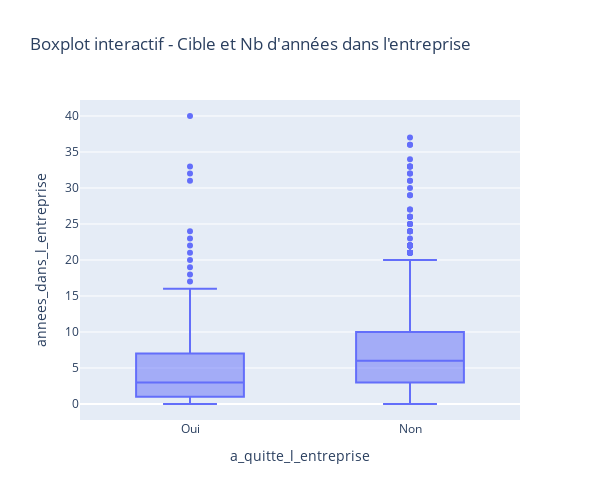

The cell this chart's notebook holds for it:
### Markdown cell above
#### Relation entre la cible et le nombre d'années dans l'entreprise

### Code cell
fig5 = px.box(
        donnees_rh,
        x='a_quitte_l_entreprise',
        y='annees_dans_l_entreprise',
        title=f"Boxplot interactif - Cible et Nb d'années dans l'entreprise",
        hover_data = 'id_employee'
    )
fig5.update_layout(height=500, width=600)
fig5.show()
pio.write_image(fig5, "../Graph/graph_etape_1/Boxplot_cible_annees_entr.png")

### Figure 1 — Plotly figure (JSON) as saved in the notebook; plotly's stock layout.template omitted (floating-point values rounded to 4 significant figures; data arrays with more than 128 entries replaced by an {"elided": "..."} marker saying what was removed)
{"data": [{"alignmentgroup": "True", "customdata": {"elided": "1470x1 int values"}, "hovertemplate": "a_quitte_l_entreprise=%{x}<br>annees_dans_l_entreprise=%{y}<br>id_employee=%{customdata[0]}<extra></extra>", "legendgroup": "", "marker": {"color": "#636efa"}, "name": "", "notched": false, "offsetgroup": "", "orientation": "v", "showlegend": false, "type": "box", "x": {"elided": "1470 str values"}, "x0": " ", "xaxis": "x", "y": {"elided": "1470 int values"}, "y0": " ", "yaxis": "y"}], "layout": {"boxmode": "group", "height": 500, "legend": {"tracegroupgap": 0}, "title": {"text": "Boxplot interactif - Cible et Nb d'années dans l'entreprise"}, "width": 600, "xaxis": {"anchor": "y", "domain": [0, 1], "title": {"text": "a_quitte_l_entreprise"}}, "yaxis": {"anchor": "x", "domain": [0, 1], "title": {"text": "annees_dans_l_entreprise"}}}}
